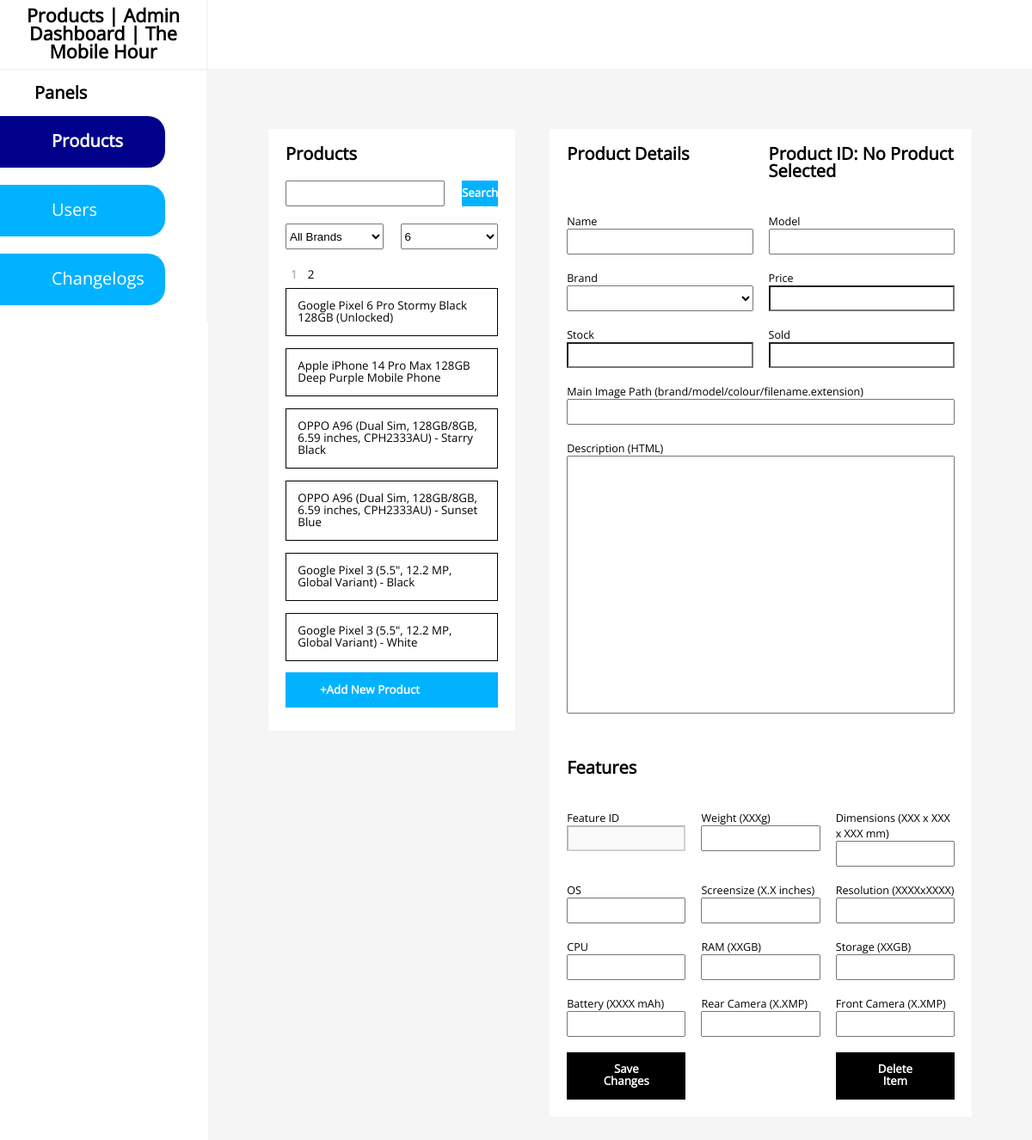
/pages/admin-dashboard.php (signed in), run on the app's committed database.
### tables this page shows
CREATE TABLE `product` (
  `product_id` int NOT NULL,
  `product_name` varchar(255) NOT NULL,
  `product_model` varchar(255) NOT NULL,
  `manufacturer_manufacturer_id` int NOT NULL,
  `price` decimal(10,0) NOT NULL,
  `stock_on_hand` int NOT NULL,
  `quantity_sold` int NOT NULL,
  `product_description` mediumtext NOT NULL,
  `product_main_image` varchar(255) NOT NULL,
  `feature_feature_id` int NOT NULL
);

### pages/admin-dashboard.php (the view, shortened to what this page needs)
<?php
include "../model/connect.php";
if(isset($_GET['product-name'])) {
    $product_searched = $_GET['product-name'];
} else {
    $product_searched = "all";
}
if(isset($_GET['brand'])) {
    $brand_searched = $_GET['brand'];
} else {
    $brand_searched = "all";
}
if(isset($_GET['show'])) {
    $show_quantity = intval($_GET['show']);
} else {
    $show_quantity = 6;
}
if($product_searched == "all") {
    if($brand_searched == "all") {
        $product_length_sql = "SELECT product_id FROM product";
    } else {
        $product_length_sql = "SELECT product_id FROM product WHERE manufacturer_manufacturer_id = $brand_searched";
    }
} else {
    if($brand_searched == "all") {
        $product_length_sql = "SELECT product_id FROM product WHERE product_name LIKE '%$product_searched%'";
    } else {
        $product_length_sql = "SELECT product_id FROM product WHERE product_name LIKE '%$product_searched%' AND manufacturer_manufacturer_id = $brand_searched";
    }
}
$product_length_statement = $conn->prepare($product_length_sql);
$product_length_statement->execute();
$product_length_result = $product_length_statement->fetchAll();
$products_result_quantity = sizeof($product_length_result);
$required_button_quantity = ceil($products_result_quantity / $show_quantity);
if(isset($_GET['page'])) {
    $page_number = intval($_GET['page']);
} else {
    if(isset($_GET['showing'])) {
        $page_number = $_GET['previous-page'];
    } else {
        $page_number = 1;
    }
}
$limit_start = ($page_number - 1) * $show_quantity;
if($product_searched == "all") {
    if($brand_searched == "all") {
        $product_sql = "SELECT * FROM product ORDER BY product_id DESC LIMIT $limit_start, $show_quantity";
    } else {
        $product_sql = "SELECT * FROM product WHERE manufacturer_manufacturer_id = $brand_searched ORDER BY product_id DESC LIMIT $limit_start, $show_quantity";
    }
}
$product_statement = $conn->prepare($product_sql);
$product_statement->execute();
$product_result = $product_statement->fetchAll();
?>
<!DOCTYPE html>
<html lang="en">
<head>
    <link rel="stylesheet" href="../css/styles.css">
</head>
<body>
    <main class="admin-dashboard">
        <div class="admin-dashboard__left">
            <div class="admin-dashboard__left__title">
                <h1>Products | Admin Dashboard | The Mobile Hour</h1>
            </div>
            <h2>Panels</h2>
            <button class="button--standard panel-active" onclick="location.href='./admin-dashboard.php'">Products</button>
            <button class="button--standard" onclick="location.href='./admin-dashboard-users.php'">Users</button>
            <button class="button--standard" onclick="location.href='./admin-dashboard-changelogs.php'">Changelogs</button>
        </div>
        <div class="admin-dashboard__right">
            <div class="admin-dashboard__right__header">
            </div>
            <div class="admin-dashboard__right__content">
                <div class="admin-dashboard__products">
                    <form class="admin-dashboard__products__list">
                        <h3>Products</h3>
                        <div class="products__list-row">
                            <input maxlength="255" name="product-name" <?php if($product_searched != "all") {echo "value=$product_searched";};?>>
                            <button type="submit" class="button--standard">Search</button>
                        </div>
                        <div class="products__list-row">
                            <select name="brand">
                                <option value="all">All Brands</option>
                            </select>
                            <select name="show" onchange="this.form.submit()">
                                <option value="6" <?php if($show_quantity== 6) {echo "selected";};?>>6</option>
                            </select>
                        </div>
                        <div class="page-number-buttons">
                            <?php
                            for ($i = 1; $i <= $required_button_quantity; $i++) {
                                echo "<button name='page' value=$i ";
                                if($page_number == $i) {echo "disabled";}
                                echo ">$i</button>";
                            }
                            ?>
                        </div>
                        <div class="admin-products-results">
                            <?php
                            $product_index = 0;
                            foreach($product_result as $product):
                                echo "<button name='showing' value=" . $product_index;
                                if($product['product_name'] == "New Product (click to edit details)") echo " class='product_button--green'";
                                echo ">" . $product['product_name'] . "</button>";
                                $product_index++;
                            endforeach;
                            ?>
                            <button type="submit" formaction="../php/admin-add-new-product.php" class="button--standard">+Add New Product</button>
                        </div>
                    </form>
                    <form class="admin-dashboard__products__list" action="../php/admin-product-save-changes.php" method="post">
                        <?php
                        if(isset($_GET['showing'])) {
                            $displayed_product = $product_result[$_GET['showing']];
                            $feature_id = $displayed_product['feature_feature_id'];
                            $feature_sql = "SELECT * FROM feature WHERE feature_id = $feature_id";
                            $feature_statement = $conn->prepare($feature_sql);
                            $feature_statement->execute();
                            $feature_result = $feature_statement->fetchAll();
                            $feature_statement->closeCursor();
                            $product_features = $feature_result[0];
                        } else {
                            $displayed_product = false;
                            $product_features = false;
                        }
                        ?>
                        <div class="admin-dashboard__products__list__product-details">
                            <h3>Product Details</h3>
                            <h3>Product ID: <?php if($displayed_product) {echo $displayed_product['product_id'];} else {echo "No Product Selected";}?></h3>
                            <div>
                                <label for="product-name">Name</label>
                                <input name="product-name" id="product-name" maxlength="255" <?php if($displayed_product) {echo "value='" . $displayed_product['product_name'] . "'";}?>>
                            </div>
                            <div>
                                <label for="product-model">Model</label>
                                <input name="product-model" id="product-model" maxlength="255" <?php if($displayed_product) {echo "value='" . $displayed_product['product_model'] . "'";}?>>
                            </div>
                            <div>
                                <label for="product-brand">Brand</label>
                                <select name="product-brand" id="product-brand">
                                </select>
                            </div>
                            <div>
                                <label for="product-price">Price</label>
                                <input name="product-price" id="product-price" type="number" <?php if($displayed_product) {echo "value='" . $displayed_product['price'] . "'";}?>>
                            </div>
                            <div>
                                <label for="product-stock">Stock</label>
                                <input name="product-stock" id="product-stock" type="number" maxlength="10" pattern="[0-9]" <?php if($displayed_product) {echo "value='" . $displayed_product['stock_on_hand'] . "'";}?>>
                            </div>
                            <div>
                                <label for="product-sold">Sold</label>
                                <input name="product-sold" id="product-sold" type="number" <?php if($displayed_product) {echo "value='" . $displayed_product['quantity_sold'] . "'";}?>>
                            </div>
                            <div class="grid--fullrow">
                                <label for="product-image">Main Image Path (brand/model/colour/filename.extension)</label>
                                <input name="product-image" id="product-image" maxlength="255" <?php if($displayed_product) {echo "value='" . $displayed_product['product_main_image'] . "'";}?>>
                            </div>
                            <div class="grid--fullrow">
                                <label for="product-description">Description (HTML)</label>
                                <textarea name="product-description" id="product-description"></textarea>
                            </div>
                        </div>
                        <div class="admin-dashboard__products__list__feature-details">
                            <h3 class="grid--fullrow">Features</h3>
                            <div>
                                <label for="feature-id">Feature ID</label>
                                <input name="feature-id" id="feature-id" type="number" <?php if($product_features) {echo "value='" . $product_features['feature_id'] . "'";}?> disabled>
                            </div>
                            <div>
                                <label for="feature-weight">Weight (XXXg)</label>
                                <input name="feature-weight" id="feature-weight" maxlength="10"<?php if($product_features) {echo "value='" . $product_features['weight'] . "'";}?>>
                            </div>
                            <div>
                                <label for="feature-dimensions">Dimensions (XXX x XXX x XXX mm)</label>
                                <input name="feature-dimensions" id="feature-dimensions" maxlength="100" <?php if($product_features) {echo "value='" . $product_features['dimensions'] . "'";}?>>
                            </div>
                            <div>
                                <label for="feature-os">OS</label>
                                <input name="feature-os" id="feature-os" maxlength="100" <?php if($product_features) {echo "value='" . $product_features['OS'] . "'";}?>>
                            </div>
                            <div>
                                <label for="feature-screensize">Screensize (X.X inches)</label>
                                <input name="feature-screensize" id="feature-screensize" maxlength="100" <?php if($product_features) {echo "value='" . $product_features['screensize'] . "'";}?>>
                            </div>
                            <div>
                                <label for="feature-resolution">Resolution (XXXXxXXXX)</label>
                                <input name="feature-resolution" id="feature-resolution" maxlength="10" <?php if($product_features) {echo "value='" . $product_features['resolution'] . "'";}?>>
                            </div>
                            <div>
                                <label for="feature-cpu">CPU</label>
                                <input name="feature-cpu" id="feature-cpu" maxlength="100" <?php if($product_features) {echo "value='" . $product_features['CPU'] . "'";}?>>
                            </div>
                            <div>
                                <label for="feature-ram">RAM (XXGB)</label>
                                <input name="feature-ram" id="feature-ram" maxlength="100" <?php if($product_features) {echo "value='" . $product_features['RAM'] . "'";}?>>
                            </div>
                            <div>
                                <label for="feature-storage">Storage (XXGB)</label>
                                <input name="feature-storage" id="feature-storage" maxlength="100" <?php if($product_features) {echo "value='" . $product_features['storage'] . "'";}?>>
                            </div>
                            <div>
                                <label for="feature-battery">Battery (XXXX mAh)</label>
                                <input name="feature-battery" id="feature-battery" maxlength="100" <?php if($product_features) {echo "value='" . $product_features['battery'] . "'";}?>>
                            </div>
                            <div>
                                <label for="feature-rearcamera">Rear Camera (X.XMP)</label>
                                <input name="feature-rearcamera" id="feature-rearcamera" maxlength="255" <?php if($product_features) {echo "value='" . $product_features['rear_camera'] . "'";}?>>
                            </div>
                            <div>
                                <label for="feature-frontcamera">Front Camera (X.XMP)</label>
                                <input name="feature-frontcamera" id="feature-frontcamera" maxlength="255" <?php if($product_features) {echo "value='" . $product_features['front_camera'] . "'";}?>>
                            </div>
                            <button name="action" value="save" class="button--standard" <?php if(!isset($_GET['showing'])) {echo "disabled";}?>>Save Changes</button>
                            <div></div>
                            <button name="action" value="delete" class="button--standard button--standard--red" <?php if(!isset($_GET['showing'])) {echo "disabled";}?> onclick="return confirm('Are you sure?')">Delete Item</button>
                        </div>
                    </form>
                </div>
            </div>
        </div>
    </main>
</body>
</html>

### data on the page
product: product_name "Google Pixel 6 Pro Stormy Black 128GB (Unlocked)"
product: product_name "Apple iPhone 14 Pro Max 128GB Deep Purple Mobile Phone"
product: product_name "OPPO A96 (Dual Sim, 128GB/8GB, 6.59 inches, CPH2333AU) - Starry Black"
product: product_name "OPPO A96 (Dual Sim, 128GB/8GB, 6.59 inches, CPH2333AU) - Sunset Blue"
product: product_name "Google Pixel 3 (5.5\", 12.2 MP, Global Variant) - Black"
product: product_name "Google Pixel 3 (5.5\", 12.2 MP, Global Variant) - White"
